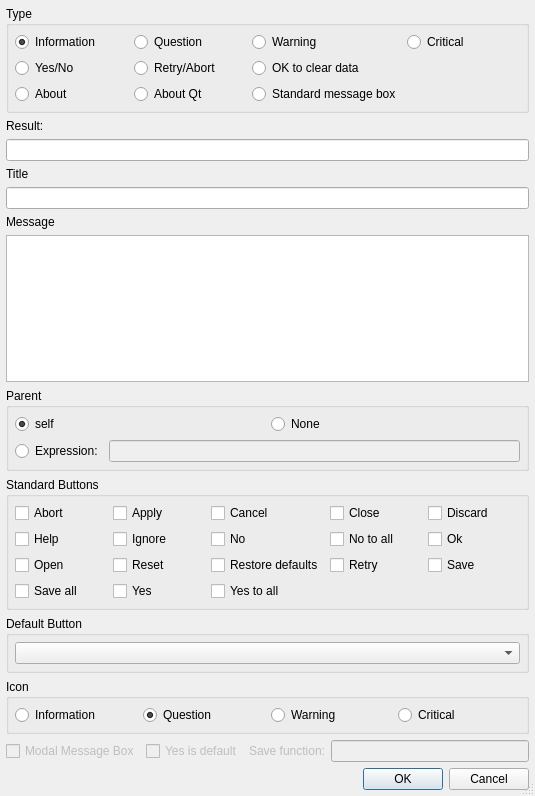
<?xml version="1.0" encoding="UTF-8"?>
<ui version="4.0">
 <class>E5MessageBoxWizardDialog</class>
 <widget class="QDialog" name="E5MessageBoxWizardDialog">
  <property name="geometry">
   <rect>
    <x>0</x>
    <y>0</y>
    <width>535</width>
    <height>796</height>
   </rect>
  </property>
  <property name="windowTitle">
   <string>E5MessageBox Wizard</string>
  </property>
  <property name="sizeGripEnabled">
   <bool>true</bool>
  </property>
  <layout class="QVBoxLayout" name="verticalLayout_2">
   <item>
    <widget class="QGroupBox" name="typeBox">
     <property name="title">
      <string>Type</string>
     </property>
     <layout class="QGridLayout" name="gridLayout">
      <item row="0" column="0">
       <widget class="QRadioButton" name="rInformation">
        <property name="toolTip">
         <string>Generate an Information message box</string>
        </property>
        <property name="text">
         <string>Information</string>
        </property>
        <property name="checked">
         <bool>true</bool>
        </property>
       </widget>
      </item>
      <item row="0" column="1">
       <widget class="QRadioButton" name="rQuestion">
        <property name="focusPolicy">
         <enum>Qt::TabFocus</enum>
        </property>
        <property name="toolTip">
         <string>Generate a Question message box</string>
        </property>
        <property name="text">
         <string>Question</string>
        </property>
       </widget>
      </item>
      <item row="0" column="2">
       <widget class="QRadioButton" name="rWarning">
        <property name="focusPolicy">
         <enum>Qt::TabFocus</enum>
        </property>
        <property name="toolTip">
         <string>Generate a Warning message box</string>
        </property>
        <property name="text">
         <string>Warning</string>
        </property>
       </widget>
      </item>
      <item row="0" column="3">
       <widget class="QRadioButton" name="rCritical">
        <property name="focusPolicy">
         <enum>Qt::TabFocus</enum>
        </property>
        <property name="toolTip">
         <string>Generate a Critical message box</string>
        </property>
        <property name="text">
         <string>Critical</string>
        </property>
       </widget>
      </item>
      <item row="1" column="0">
       <widget class="QRadioButton" name="rYesNo">
        <property name="toolTip">
         <string>Generate a Yes/No message box</string>
        </property>
        <property name="text">
         <string>Yes/No</string>
        </property>
       </widget>
      </item>
      <item row="1" column="1">
       <widget class="QRadioButton" name="rRetryAbort">
        <property name="toolTip">
         <string>Generate a retry/abort message box</string>
        </property>
        <property name="text">
         <string>Retry/Abort</string>
        </property>
       </widget>
      </item>
      <item row="1" column="2">
       <widget class="QRadioButton" name="rOkToClearData">
        <property name="toolTip">
         <string>Generate an &quot;ok to clear data&quot; message box</string>
        </property>
        <property name="text">
         <string>OK to clear data</string>
        </property>
       </widget>
      </item>
      <item row="2" column="0">
       <widget class="QRadioButton" name="rAbout">
        <property name="focusPolicy">
         <enum>Qt::TabFocus</enum>
        </property>
        <property name="toolTip">
         <string>Generate an About message box</string>
        </property>
        <property name="text">
         <string>About</string>
        </property>
       </widget>
      </item>
      <item row="2" column="1">
       <widget class="QRadioButton" name="rAboutQt">
        <property name="focusPolicy">
         <enum>Qt::TabFocus</enum>
        </property>
        <property name="toolTip">
         <string>Generate an AboutQt message box</string>
        </property>
        <property name="text">
         <string>About Qt</string>
        </property>
       </widget>
      </item>
      <item row="2" column="2">
       <widget class="QRadioButton" name="rStandard">
        <property name="toolTip">
         <string>Generate a standard message box</string>
        </property>
        <property name="text">
         <string>Standard message box</string>
        </property>
       </widget>
      </item>
     </layout>
    </widget>
   </item>
   <item>
    <widget class="QLabel" name="lResultVar">
     <property name="text">
      <string>Result:</string>
     </property>
    </widget>
   </item>
   <item>
    <widget class="QLineEdit" name="eResultVar">
     <property name="toolTip">
      <string>Enter the result variable name</string>
     </property>
    </widget>
   </item>
   <item>
    <widget class="QLabel" name="textLabel1">
     <property name="text">
      <string>Title</string>
     </property>
    </widget>
   </item>
   <item>
    <widget class="QLineEdit" name="eCaption">
     <property name="toolTip">
      <string>Enter the title for the message box</string>
     </property>
    </widget>
   </item>
   <item>
    <widget class="QLabel" name="textLabel2">
     <property name="text">
      <string>Message</string>
     </property>
    </widget>
   </item>
   <item>
    <widget class="QTextEdit" name="eMessage">
     <property name="toolTip">
      <string>Enter the message to be shown in the message box</string>
     </property>
     <property name="tabChangesFocus">
      <bool>true</bool>
     </property>
    </widget>
   </item>
   <item>
    <widget class="QGroupBox" name="parentGroup">
     <property name="title">
      <string>Parent</string>
     </property>
     <layout class="QGridLayout" name="gridLayout_3">
      <item row="0" column="0">
       <widget class="QRadioButton" name="parentSelf">
        <property name="toolTip">
         <string>Select &quot;self&quot; as parent</string>
        </property>
        <property name="text">
         <string>self</string>
        </property>
        <property name="checked">
         <bool>true</bool>
        </property>
       </widget>
      </item>
      <item row="0" column="1">
       <widget class="QRadioButton" name="parentNone">
        <property name="toolTip">
         <string>Select &quot;None&quot; as parent</string>
        </property>
        <property name="text">
         <string>None</string>
        </property>
       </widget>
      </item>
      <item row="1" column="0" colspan="2">
       <layout class="QHBoxLayout" name="horizontalLayout_2">
        <item>
         <widget class="QRadioButton" name="parentOther">
          <property name="toolTip">
           <string>Select to enter a parent expression</string>
          </property>
          <property name="text">
           <string>Expression:</string>
          </property>
         </widget>
        </item>
        <item>
         <widget class="QLineEdit" name="parentEdit">
          <property name="enabled">
           <bool>false</bool>
          </property>
          <property name="toolTip">
           <string>Enter the parent expression</string>
          </property>
         </widget>
        </item>
       </layout>
      </item>
     </layout>
    </widget>
   </item>
   <item>
    <widget class="QGroupBox" name="standardButtons">
     <property name="title">
      <string>Standard Buttons</string>
     </property>
     <layout class="QGridLayout" name="gridLayout_2">
      <item row="0" column="0">
       <widget class="QCheckBox" name="abortCheck">
        <property name="text">
         <string>Abort</string>
        </property>
       </widget>
      </item>
      <item row="0" column="1">
       <widget class="QCheckBox" name="applyCheck">
        <property name="text">
         <string>Apply</string>
        </property>
       </widget>
      </item>
      <item row="0" column="2">
       <widget class="QCheckBox" name="cancelCheck">
        <property name="text">
         <string>Cancel</string>
        </property>
       </widget>
      </item>
      <item row="0" column="3">
       <widget class="QCheckBox" name="closeCheck">
        <property name="text">
         <string>Close</string>
        </property>
       </widget>
      </item>
      <item row="0" column="4">
       <widget class="QCheckBox" name="discardCheck">
        <property name="text">
         <string>Discard</string>
        </property>
       </widget>
      </item>
      <item row="1" column="0">
       <widget class="QCheckBox" name="helpCheck">
        <property name="text">
         <string>Help</string>
        </property>
       </widget>
      </item>
      <item row="1" column="1">
       <widget class="QCheckBox" name="ignoreCheck">
        <property name="text">
         <string>Ignore</string>
        </property>
       </widget>
      </item>
      <item row="1" column="2">
       <widget class="QCheckBox" name="noCheck">
        <property name="text">
         <string>No</string>
        </property>
       </widget>
      </item>
      <item row="1" column="3">
       <widget class="QCheckBox" name="notoallCheck">
        <property name="text">
         <string>No to all</string>
        </property>
       </widget>
      </item>
      <item row="1" column="4">
       <widget class="QCheckBox" name="okCheck">
        <property name="text">
         <string>Ok</string>
        </property>
       </widget>
      </item>
      <item row="2" column="0">
       <widget class="QCheckBox" name="openCheck">
        <property name="text">
         <string>Open</string>
        </property>
       </widget>
      </item>
      <item row="2" column="1">
       <widget class="QCheckBox" name="resetCheck">
        <property name="text">
         <string>Reset</string>
        </property>
       </widget>
      </item>
      <item row="2" column="2">
       <widget class="QCheckBox" name="restoreCheck">
        <property name="text">
         <string>Restore defaults</string>
        </property>
       </widget>
      </item>
      <item row="2" column="3">
       <widget class="QCheckBox" name="retryCheck">
        <property name="text">
         <string>Retry</string>
        </property>
       </widget>
      </item>
      <item row="2" column="4">
       <widget class="QCheckBox" name="saveCheck">
        <property name="text">
         <string>Save</string>
        </property>
       </widget>
      </item>
      <item row="3" column="0">
       <widget class="QCheckBox" name="saveallCheck">
        <property name="text">
         <string>Save all</string>
        </property>
       </widget>
      </item>
      <item row="3" column="1">
       <widget class="QCheckBox" name="yesCheck">
        <property name="text">
         <string>Yes</string>
        </property>
       </widget>
      </item>
      <item row="3" column="2">
       <widget class="QCheckBox" name="yestoallCheck">
        <property name="text">
         <string>Yes to all</string>
        </property>
       </widget>
      </item>
     </layout>
    </widget>
   </item>
   <item>
    <widget class="QGroupBox" name="defaultButton">
     <property name="title">
      <string>Default Button</string>
     </property>
     <layout class="QVBoxLayout" name="verticalLayout">
      <item>
       <widget class="QComboBox" name="defaultCombo">
        <property name="sizePolicy">
         <sizepolicy hsizetype="Expanding" vsizetype="Fixed">
          <horstretch>0</horstretch>
          <verstretch>0</verstretch>
         </sizepolicy>
        </property>
        <property name="toolTip">
         <string>Select the default button</string>
        </property>
       </widget>
      </item>
     </layout>
    </widget>
   </item>
   <item>
    <widget class="QGroupBox" name="iconBox">
     <property name="title">
      <string>Icon</string>
     </property>
     <layout class="QHBoxLayout" name="_2">
      <item>
       <widget class="QRadioButton" name="iconInformation">
        <property name="toolTip">
         <string>Show an Information icon</string>
        </property>
        <property name="text">
         <string>Information</string>
        </property>
        <property name="checked">
         <bool>false</bool>
        </property>
       </widget>
      </item>
      <item>
       <widget class="QRadioButton" name="iconQuestion">
        <property name="focusPolicy">
         <enum>Qt::TabFocus</enum>
        </property>
        <property name="toolTip">
         <string>Show a Question icon</string>
        </property>
        <property name="text">
         <string>Question</string>
        </property>
        <property name="checked">
         <bool>true</bool>
        </property>
       </widget>
      </item>
      <item>
       <widget class="QRadioButton" name="iconWarning">
        <property name="focusPolicy">
         <enum>Qt::TabFocus</enum>
        </property>
        <property name="toolTip">
         <string>Show a Warning icon</string>
        </property>
        <property name="text">
         <string>Warning</string>
        </property>
       </widget>
      </item>
      <item>
       <widget class="QRadioButton" name="iconCritical">
        <property name="focusPolicy">
         <enum>Qt::TabFocus</enum>
        </property>
        <property name="toolTip">
         <string>Show a Critical icon</string>
        </property>
        <property name="text">
         <string>Critical</string>
        </property>
       </widget>
      </item>
     </layout>
    </widget>
   </item>
   <item>
    <layout class="QHBoxLayout" name="horizontalLayout">
     <item>
      <widget class="QCheckBox" name="modalCheck">
       <property name="enabled">
        <bool>false</bool>
       </property>
       <property name="toolTip">
        <string>Select to generate a modal message box</string>
       </property>
       <property name="text">
        <string>Modal Message Box</string>
       </property>
      </widget>
     </item>
     <item>
      <widget class="QCheckBox" name="yesDefaultCheck">
       <property name="enabled">
        <bool>false</bool>
       </property>
       <property name="toolTip">
        <string>Select to make 'Yes' the default</string>
       </property>
       <property name="text">
        <string>Yes is default</string>
       </property>
      </widget>
     </item>
     <item>
      <widget class="QLabel" name="label">
       <property name="enabled">
        <bool>false</bool>
       </property>
       <property name="text">
        <string>Save function:</string>
       </property>
      </widget>
     </item>
     <item>
      <widget class="QLineEdit" name="saveFuncEdit">
       <property name="enabled">
        <bool>false</bool>
       </property>
       <property name="toolTip">
        <string>Enter the name of the save function</string>
       </property>
      </widget>
     </item>
    </layout>
   </item>
   <item>
    <widget class="QDialogButtonBox" name="buttonBox">
     <property name="orientation">
      <enum>Qt::Horizontal</enum>
     </property>
     <property name="standardButtons">
      <set>QDialogButtonBox::Cancel|QDialogButtonBox::Ok</set>
     </property>
    </widget>
   </item>
  </layout>
 </widget>
 <layoutdefault spacing="6" margin="6"/>
 <pixmapfunction>qPixmapFromMimeSource</pixmapfunction>
 <tabstops>
  <tabstop>rInformation</tabstop>
  <tabstop>rQuestion</tabstop>
  <tabstop>rWarning</tabstop>
  <tabstop>rCritical</tabstop>
  <tabstop>rYesNo</tabstop>
  <tabstop>rRetryAbort</tabstop>
  <tabstop>rOkToClearData</tabstop>
  <tabstop>rAbout</tabstop>
  <tabstop>rAboutQt</tabstop>
  <tabstop>rStandard</tabstop>
  <tabstop>eResultVar</tabstop>
  <tabstop>eCaption</tabstop>
  <tabstop>eMessage</tabstop>
  <tabstop>parentSelf</tabstop>
  <tabstop>parentNone</tabstop>
  <tabstop>parentOther</tabstop>
  <tabstop>parentEdit</tabstop>
  <tabstop>abortCheck</tabstop>
  <tabstop>applyCheck</tabstop>
  <tabstop>cancelCheck</tabstop>
  <tabstop>closeCheck</tabstop>
  <tabstop>discardCheck</tabstop>
  <tabstop>helpCheck</tabstop>
  <tabstop>ignoreCheck</tabstop>
  <tabstop>noCheck</tabstop>
  <tabstop>notoallCheck</tabstop>
  <tabstop>okCheck</tabstop>
  <tabstop>openCheck</tabstop>
  <tabstop>resetCheck</tabstop>
  <tabstop>restoreCheck</tabstop>
  <tabstop>retryCheck</tabstop>
  <tabstop>saveCheck</tabstop>
  <tabstop>saveallCheck</tabstop>
  <tabstop>yesCheck</tabstop>
  <tabstop>yestoallCheck</tabstop>
  <tabstop>defaultCombo</tabstop>
  <tabstop>iconInformation</tabstop>
  <tabstop>iconQuestion</tabstop>
  <tabstop>iconWarning</tabstop>
  <tabstop>iconCritical</tabstop>
  <tabstop>modalCheck</tabstop>
  <tabstop>yesDefaultCheck</tabstop>
  <tabstop>saveFuncEdit</tabstop>
  <tabstop>buttonBox</tabstop>
 </tabstops>
 <resources/>
 <connections>
  <connection>
   <sender>buttonBox</sender>
   <signal>accepted()</signal>
   <receiver>E5MessageBoxWizardDialog</receiver>
   <slot>accept()</slot>
   <hints>
    <hint type="sourcelabel">
     <x>52</x>
     <y>744</y>
    </hint>
    <hint type="destinationlabel">
     <x>34</x>
     <y>604</y>
    </hint>
   </hints>
  </connection>
  <connection>
   <sender>buttonBox</sender>
   <signal>rejected()</signal>
   <receiver>E5MessageBoxWizardDialog</receiver>
   <slot>reject()</slot>
   <hints>
    <hint type="sourcelabel">
     <x>144</x>
     <y>744</y>
    </hint>
    <hint type="destinationlabel">
     <x>126</x>
     <y>605</y>
    </hint>
   </hints>
  </connection>
  <connection>
   <sender>rStandard</sender>
   <signal>toggled(bool)</signal>
   <receiver>modalCheck</receiver>
   <slot>setEnabled(bool)</slot>
   <hints>
    <hint type="sourcelabel">
     <x>82</x>
     <y>131</y>
    </hint>
    <hint type="destinationlabel">
     <x>67</x>
     <y>705</y>
    </hint>
   </hints>
  </connection>
  <connection>
   <sender>rYesNo</sender>
   <signal>toggled(bool)</signal>
   <receiver>yesDefaultCheck</receiver>
   <slot>setEnabled(bool)</slot>
   <hints>
    <hint type="sourcelabel">
     <x>95</x>
     <y>79</y>
    </hint>
    <hint type="destinationlabel">
     <x>250</x>
     <y>705</y>
    </hint>
   </hints>
  </connection>
  <connection>
   <sender>rOkToClearData</sender>
   <signal>toggled(bool)</signal>
   <receiver>label</receiver>
   <slot>setEnabled(bool)</slot>
   <hints>
    <hint type="sourcelabel">
     <x>388</x>
     <y>79</y>
    </hint>
    <hint type="destinationlabel">
     <x>332</x>
     <y>706</y>
    </hint>
   </hints>
  </connection>
  <connection>
   <sender>rOkToClearData</sender>
   <signal>toggled(bool)</signal>
   <receiver>saveFuncEdit</receiver>
   <slot>setEnabled(bool)</slot>
   <hints>
    <hint type="sourcelabel">
     <x>388</x>
     <y>79</y>
    </hint>
    <hint type="destinationlabel">
     <x>524</x>
     <y>706</y>
    </hint>
   </hints>
  </connection>
  <connection>
   <sender>parentOther</sender>
   <signal>toggled(bool)</signal>
   <receiver>parentEdit</receiver>
   <slot>setEnabled(bool)</slot>
   <hints>
    <hint type="sourcelabel">
     <x>90</x>
     <y>384</y>
    </hint>
    <hint type="destinationlabel">
     <x>142</x>
     <y>386</y>
    </hint>
   </hints>
  </connection>
 </connections>
</ui>
